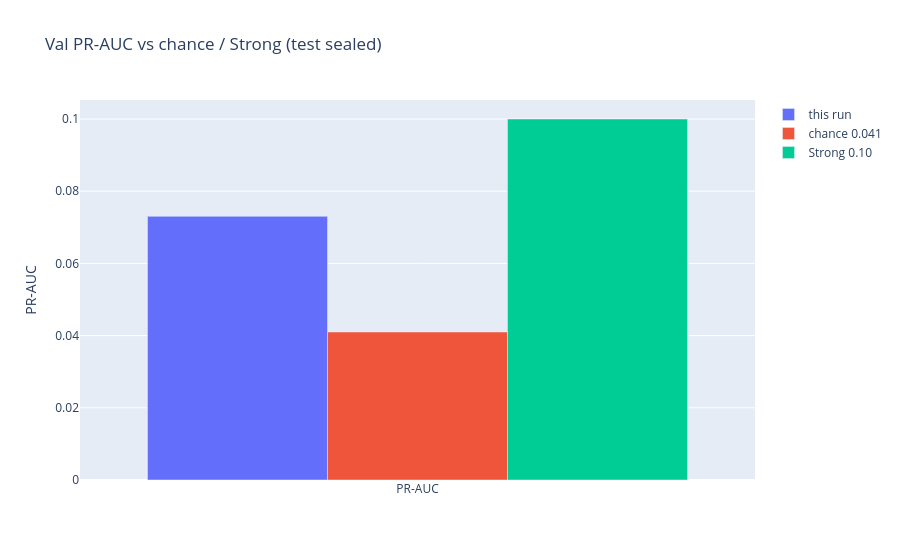
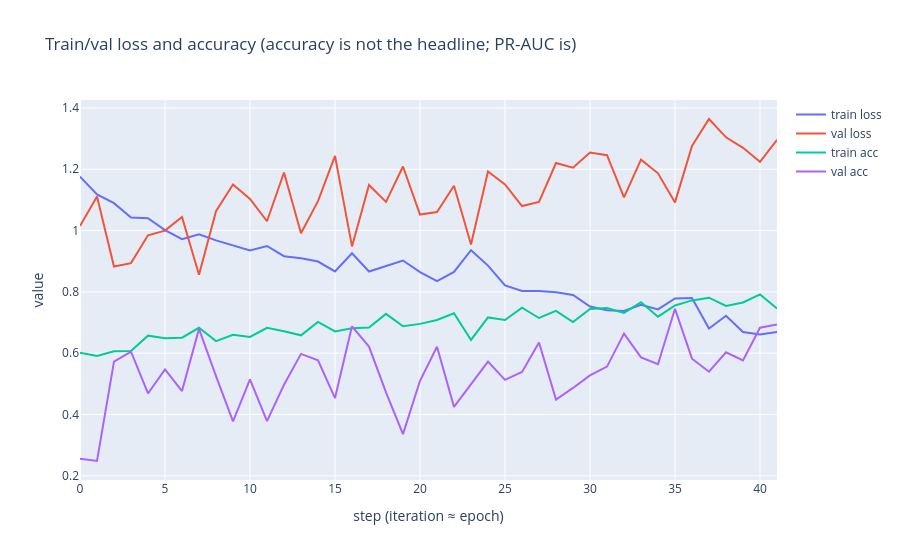

Notebook code for these charts, in order:
### Markdown cell above
## Val metrics, curves, save

### Code cell
save_bundle(metrics, model_obj=metrics.get('_params'), model_filename='model.ftt.meta.joblib')
